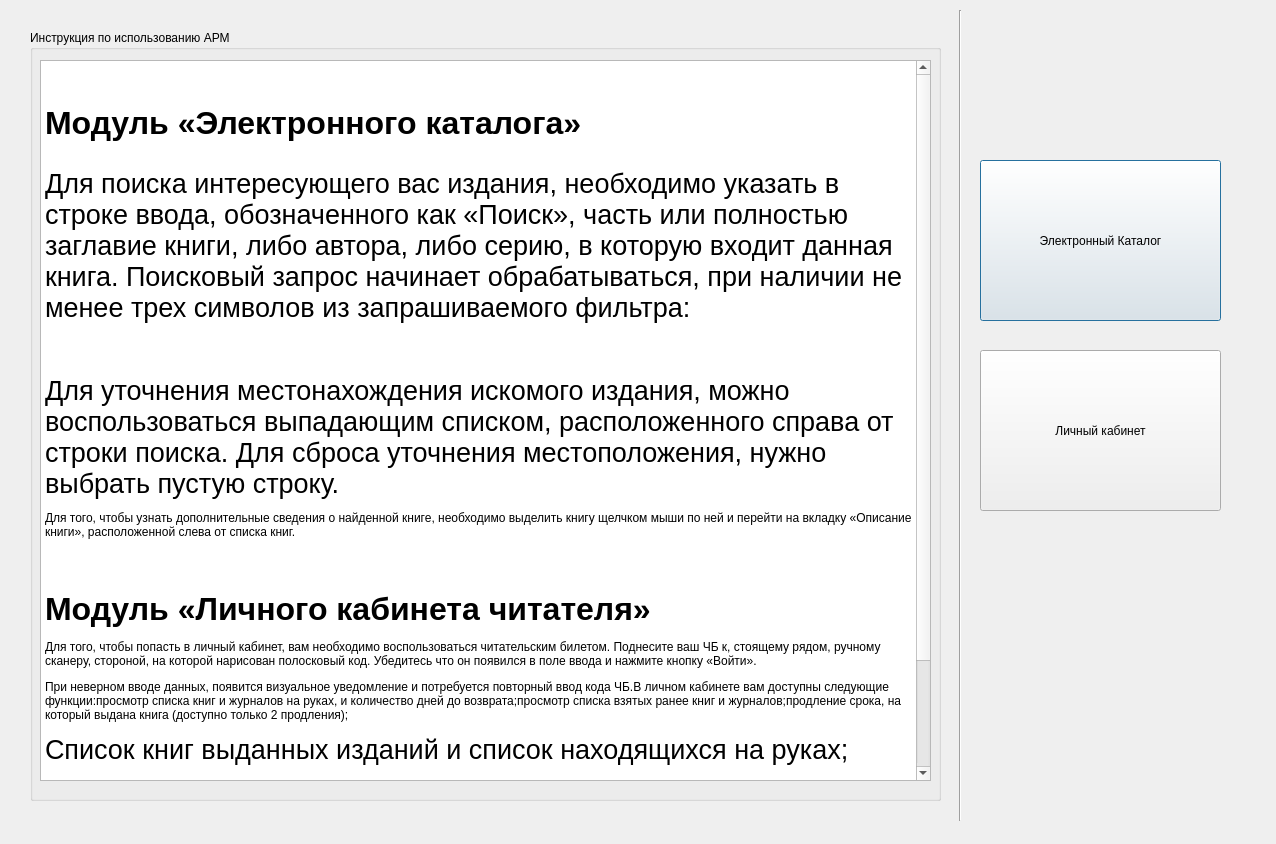
<?xml version="1.0" encoding="UTF-8"?>
<ui version="4.0">
 <class>form_apmSelect</class>
 <widget class="QDialog" name="form_apmSelect">
  <property name="windowModality">
   <enum>Qt::ApplicationModal</enum>
  </property>
  <property name="geometry">
   <rect>
    <x>0</x>
    <y>0</y>
    <width>1276</width>
    <height>844</height>
   </rect>
  </property>
  <property name="windowTitle">
   <string>Выбор АРМ</string>
  </property>
  <property name="sizeGripEnabled">
   <bool>false</bool>
  </property>
  <property name="modal">
   <bool>true</bool>
  </property>
  <widget class="QPushButton" name="pbBookCatalog">
   <property name="geometry">
    <rect>
     <x>980</x>
     <y>160</y>
     <width>241</width>
     <height>161</height>
    </rect>
   </property>
   <property name="text">
    <string>Электронный Каталог</string>
   </property>
  </widget>
  <widget class="QPushButton" name="pbGetListReturnBooks">
   <property name="geometry">
    <rect>
     <x>980</x>
     <y>350</y>
     <width>241</width>
     <height>161</height>
    </rect>
   </property>
   <property name="text">
    <string>Личный кабинет</string>
   </property>
  </widget>
  <widget class="QGroupBox" name="gbInstruction">
   <property name="geometry">
    <rect>
     <x>30</x>
     <y>30</y>
     <width>911</width>
     <height>771</height>
    </rect>
   </property>
   <property name="title">
    <string>Инструкция по использованию АРМ</string>
   </property>
   <widget class="QTextBrowser" name="tbHelpOffline">
    <property name="geometry">
     <rect>
      <x>10</x>
      <y>30</y>
      <width>891</width>
      <height>721</height>
     </rect>
    </property>
    <property name="html">
     <string>&lt;!DOCTYPE HTML PUBLIC &quot;-//W3C//DTD HTML 4.0//EN&quot; &quot;http://www.w3.org/TR/REC-html40/strict.dtd&quot;&gt;
&lt;html&gt;&lt;head&gt;&lt;meta name=&quot;qrichtext&quot; content=&quot;1&quot; /&gt;&lt;style type=&quot;text/css&quot;&gt;
p, li { white-space: pre-wrap; }
&lt;/style&gt;&lt;/head&gt;&lt;body style=&quot; font-family:'DejaVu Sans'; font-size:9pt; font-weight:400; font-style:normal;&quot;&gt;
&lt;p style=&quot; margin-top:12px; margin-bottom:12px; margin-left:0px; margin-right:0px; -qt-block-indent:0; text-indent:0px;&quot;&gt;&lt;br /&gt;&lt;/p&gt;
&lt;p style=&quot; margin-top:12px; margin-bottom:12px; margin-left:0px; margin-right:0px; -qt-block-indent:0; text-indent:0px;&quot;&gt;&lt;span style=&quot; font-size:24pt; font-weight:600;&quot;&gt;Модуль «Электронного каталога»&lt;/span&gt;&lt;/p&gt;
&lt;p style=&quot; margin-top:12px; margin-bottom:12px; margin-left:0px; margin-right:0px; -qt-block-indent:0; text-indent:0px;&quot;&gt;&lt;img src=&quot;:/1.png&quot; width=&quot;1024&quot; height=&quot;800&quot; /&gt;&lt;/p&gt;
&lt;p style=&quot; margin-top:12px; margin-bottom:12px; margin-left:0px; margin-right:0px; -qt-block-indent:0; text-indent:0px;&quot;&gt;&lt;br /&gt;&lt;span style=&quot; font-size:20pt;&quot;&gt;Для поиска интересующего вас издания, необходимо указать в строке ввода, обозначенного как «Поиск», часть или полностью заглавие книги, либо автора, либо серию, в которую входит данная книга. Поисковый запрос начинает обрабатываться, при наличии не менее трех символов из запрашиваемого фильтра:&lt;/span&gt;&lt;/p&gt;
&lt;p style=&quot; margin-top:12px; margin-bottom:12px; margin-left:0px; margin-right:0px; -qt-block-indent:0; text-indent:0px;&quot;&gt;&lt;br /&gt;&lt;/p&gt;
&lt;p style=&quot; margin-top:12px; margin-bottom:12px; margin-left:0px; margin-right:0px; -qt-block-indent:0; text-indent:0px;&quot;&gt;&lt;img src=&quot;:/2.png&quot; width=&quot;1024&quot; height=&quot;800&quot; /&gt;&lt;/p&gt;
&lt;p style=&quot; margin-top:12px; margin-bottom:12px; margin-left:0px; margin-right:0px; -qt-block-indent:0; text-indent:0px;&quot;&gt;&lt;span style=&quot; font-size:20pt;&quot;&gt;Для уточнения местонахождения искомого издания, можно воспользоваться выпадающим списком, расположенного справа от строки поиска. Для сброса уточнения местоположения, нужно выбрать пустую строку.&lt;/span&gt;&lt;/p&gt;
&lt;p style=&quot; margin-top:12px; margin-bottom:12px; margin-left:0px; margin-right:0px; -qt-block-indent:0; text-indent:0px;&quot;&gt;&lt;img src=&quot;:/3.png&quot; width=&quot;1024&quot; height=&quot;800&quot; /&gt;&lt;/p&gt;
&lt;p style=&quot; margin-top:12px; margin-bottom:12px; margin-left:0px; margin-right:0px; -qt-block-indent:0; text-indent:0px;&quot;&gt;Для того, чтобы узнать дополнительные сведения о найденной книге, необходимо выделить книгу щелчком мыши по ней и перейти на вкладку «Описание книги», расположенной слева от списка книг.&lt;/p&gt;
&lt;p style=&quot; margin-top:12px; margin-bottom:12px; margin-left:0px; margin-right:0px; -qt-block-indent:0; text-indent:0px;&quot;&gt;&lt;img src=&quot;:/4.png&quot; width=&quot;1024&quot; height=&quot;800&quot; /&gt;&lt;/p&gt;
&lt;p style=&quot; margin-top:12px; margin-bottom:12px; margin-left:0px; margin-right:0px; -qt-block-indent:0; text-indent:0px;&quot;&gt;&lt;br /&gt;&lt;/p&gt;
&lt;p style=&quot; margin-top:12px; margin-bottom:12px; margin-left:0px; margin-right:0px; -qt-block-indent:0; text-indent:0px;&quot;&gt;&lt;span style=&quot; font-size:24pt; font-weight:600;&quot;&gt;Модуль «Личного кабинета читателя»&lt;/span&gt;&lt;/p&gt;
&lt;p style=&quot; margin-top:12px; margin-bottom:12px; margin-left:0px; margin-right:0px; -qt-block-indent:0; text-indent:0px;&quot;&gt;&lt;img src=&quot;:/5.png&quot; width=&quot;1024&quot; height=&quot;800&quot; /&gt;&lt;/p&gt;
&lt;p style=&quot; margin-top:12px; margin-bottom:12px; margin-left:0px; margin-right:0px; -qt-block-indent:0; text-indent:0px;&quot;&gt;Для того, чтобы попасть в личный кабинет, вам необходимо воспользоваться читательским билетом. Поднесите ваш ЧБ к, стоящему рядом, ручному сканеру, стороной, на которой нарисован полосковый код. Убедитесь что он появился в поле ввода и нажмите кнопку «Войти». &lt;/p&gt;
&lt;p style=&quot; margin-top:12px; margin-bottom:12px; margin-left:0px; margin-right:0px; -qt-block-indent:0; text-indent:0px;&quot;&gt;При неверном вводе данных, появится визуальное уведомление и потребуется повторный ввод кода ЧБ.В личном кабинете вам доступны следующие функции:просмотр списка книг и журналов на руках, и количество дней до возврата;просмотр списка взятых ранее книг и журналов;продление срока, на который выдана книга (доступно только 2 продления);&lt;/p&gt;
&lt;p style=&quot; margin-top:12px; margin-bottom:12px; margin-left:0px; margin-right:0px; -qt-block-indent:0; text-indent:0px;&quot;&gt;&lt;span style=&quot; font-size:20pt;&quot;&gt;Список книг выданных изданий и список находящихся на руках;&lt;/span&gt;&lt;/p&gt;
&lt;p style=&quot; margin-top:12px; margin-bottom:12px; margin-left:0px; margin-right:0px; -qt-block-indent:0; text-indent:0px;&quot;&gt;&lt;span style=&quot; font-size:20pt;&quot;&gt;С помощью ползунка слева, можно корректировать вид отображения списка (делать больше первый или второй список).&lt;/span&gt;&lt;/p&gt;
&lt;p style=&quot; margin-top:12px; margin-bottom:12px; margin-left:0px; margin-right:0px; -qt-block-indent:0; text-indent:0px;&quot;&gt;&lt;img src=&quot;:/6.png&quot; width=&quot;1024&quot; height=&quot;800&quot; /&gt;&lt;/p&gt;
&lt;p style=&quot; margin-top:12px; margin-bottom:12px; margin-left:0px; margin-right:0px; -qt-block-indent:0; text-indent:0px;&quot;&gt;При нажатии кнопки «Продлить», появится окошко со списком изданий, находящихся на руках. Галочками необходимо отметить те книги или журналы, которые вы хотите продлить и нажать кнопку «Продлить».&lt;/p&gt;
&lt;p style=&quot; margin-top:12px; margin-bottom:12px; margin-left:0px; margin-right:0px; -qt-block-indent:0; text-indent:0px;&quot;&gt;&lt;img src=&quot;:/6.png&quot; width=&quot;1024&quot; height=&quot;800&quot; /&gt;&lt;/p&gt;
&lt;p style=&quot; margin-top:12px; margin-bottom:12px; margin-left:0px; margin-right:0px; -qt-block-indent:0; text-indent:0px;&quot;&gt;Библиотекарь получит уведомление о запросе на продление книг и отреагирует соответствующим образом.&lt;/p&gt;&lt;/body&gt;&lt;/html&gt;</string>
    </property>
   </widget>
  </widget>
  <widget class="Line" name="line">
   <property name="geometry">
    <rect>
     <x>950</x>
     <y>10</y>
     <width>20</width>
     <height>811</height>
    </rect>
   </property>
   <property name="orientation">
    <enum>Qt::Vertical</enum>
   </property>
  </widget>
 </widget>
 <resources>
  <include location="res.qrc"/>
 </resources>
 <connections/>
</ui>
